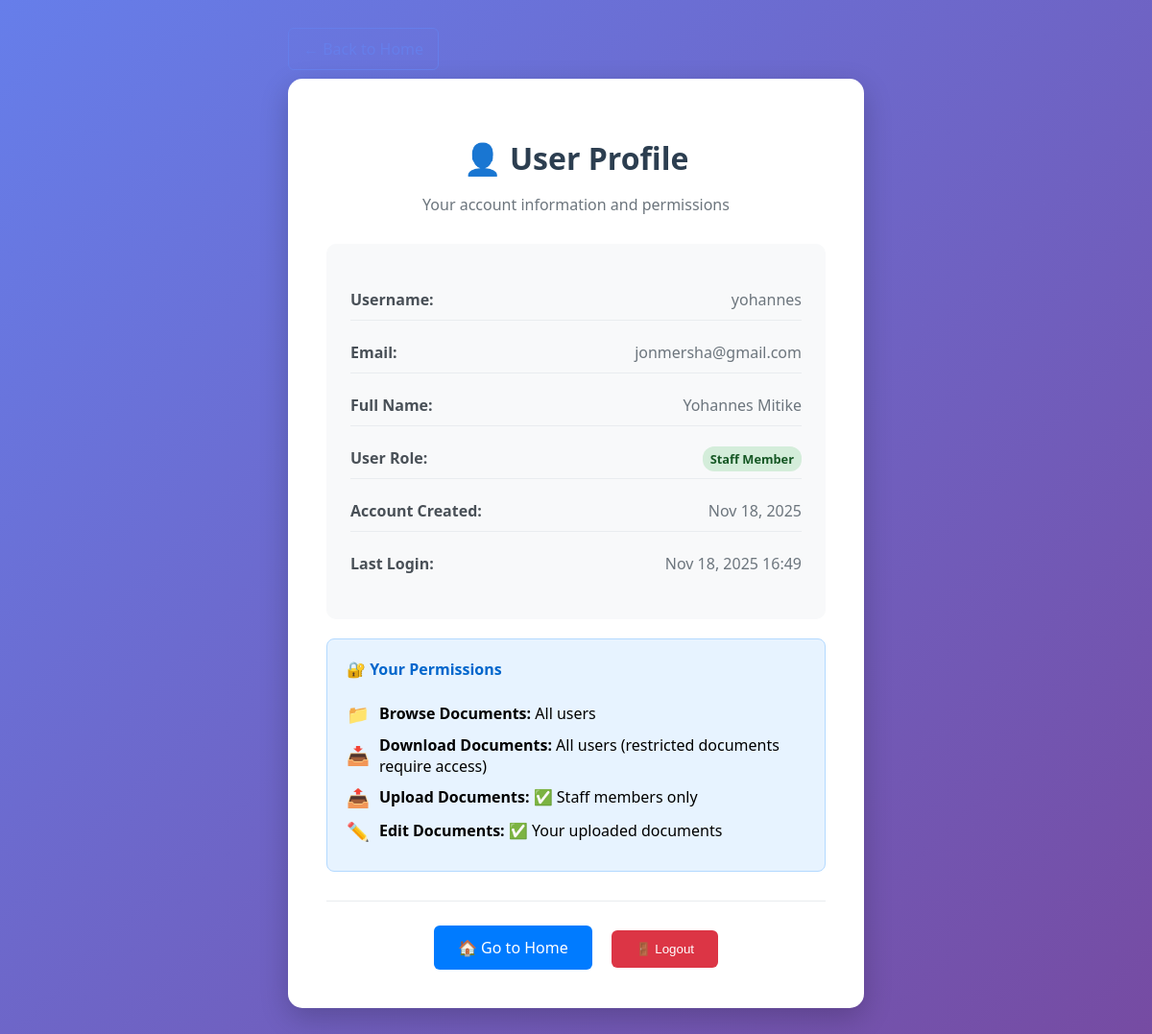
The app's page /profile/ (signed in), older data.
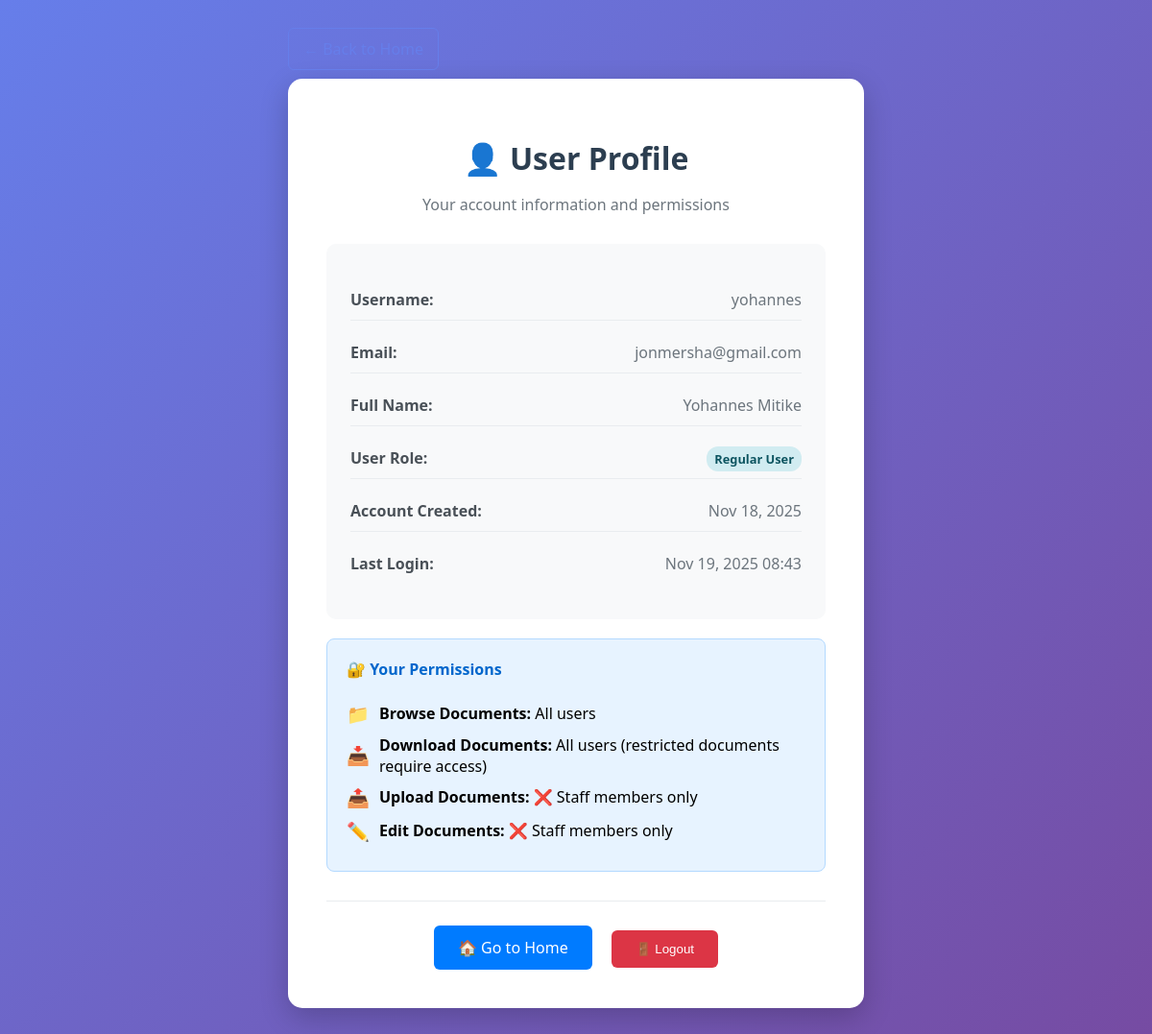
The same page, newer data.
### users/models.py (models this page shows)
class User(AbstractUser):
    email = models.EmailField(unique=True)

### dms/views.py (the view)
# urls.py: path('profile/', profile_view, name='profile'),
@login_required
def profile_view(request):
    return render(request, 'profile.html', {'user': request.user})

### templates/profile.html (shortened to what this page needs)
<!DOCTYPE html>
<html>
<head>
</head>
<body>
    <div class="container">
        <div class="back-link">
            <a href="{% url 'home' %}">← Back to Home</a>
        </div>
        <div class="profile-card">
            <div class="profile-header">
                <h1 style="color: #2c3e50; margin-bottom: 10px;">👤 User Profile</h1>
                <p style="color: #6c757d;">Your account information and permissions</p>
            </div>
            <div class="profile-info">
                <div class="info-item">
                    <span class="info-label">Username:</span>
                    <span class="info-value">{{ user.username }}</span>
                </div>
                <div class="info-item">
                    <span class="info-label">Email:</span>
                    <span class="info-value">{{ user.email }}</span>
                </div>
                <div class="info-item">
                    <span class="info-label">Full Name:</span>
                    <span class="info-value">
                        {% if user.first_name or user.last_name %}
                            {{ user.first_name }} {{ user.last_name }}
                        {% else %}
                            <span style="color: #6c757d; font-style: italic;">Not set</span>
                        {% endif %}
                    </span>
                </div>
                <div class="info-item">
                    <span class="info-label">User Role:</span>
                    <span class="info-value">
                        {% if user.is_superuser %}
                            <span class="role-badge role-superuser">Super Administrator</span>
                        {% elif user.is_staff %}
                            <span class="role-badge role-staff">Staff Member</span>
                        {% else %}
                            <span class="role-badge role-user">Regular User</span>
                        {% endif %}
                    </span>
                </div>
                <div class="info-item">
                    <span class="info-label">Account Created:</span>
                    <span class="info-value">{{ user.date_joined|date:"M d, Y" }}</span>
                </div>
                <div class="info-item">
                    <span class="info-label">Last Login:</span>
                    <span class="info-value">{{ user.last_login|date:"M d, Y H:i" }}</span>
                </div>
            </div>
            <div class="permissions">
                <h4>🔐 Your Permissions</h4>
                <div class="permission-item">
                    <span class="permission-icon">📁</span>
                    <span><strong>Browse Documents:</strong> All users</span>
                </div>
                <div class="permission-item">
                    <span class="permission-icon">📥</span>
                    <span><strong>Download Documents:</strong> All users (restricted documents require access)</span>
                </div>
                {% if user.is_staff %}
                <div class="permission-item">
                    <span class="permission-icon">📤</span>
                    <span><strong>Upload Documents:</strong> ✅ Staff members only</span>
                </div>
                <div class="permission-item">
                    <span class="permission-icon">✏️</span>
                    <span><strong>Edit Documents:</strong> ✅ Your uploaded documents</span>
                </div>
                {% else %}
                <div class="permission-item">
                    <span class="permission-icon">📤</span>
                    <span><strong>Upload Documents:</strong> ❌ Staff members only</span>
                </div>
                <div class="permission-item">
                    <span class="permission-icon">✏️</span>
                    <span><strong>Edit Documents:</strong> ❌ Staff members only</span>
                </div>
                {% endif %}
            </div>
            <div class="actions">
                <a href="{% url 'home' %}" class="btn btn-primary">🏠 Go to Home</a>
                <form action="{% url 'logout' %}" method="post" style="display: inline;">
                    <button type="submit" class="btn btn-danger">🚪 Logout</button>
                </form>
            </div>
        </div>
    </div>
</body>
</html>

### templates/profile.html (style rules this page uses)
body { font-family: 'Segoe UI', Tahoma, Geneva, Verdana, sans-serif; margin: 0; padding: 40px; background: linear-gradient(135deg, #667eea 0%, #764ba2 100%); min-height: 100vh; }
.container { max-width: 600px; margin: 0 auto; }
.profile-card { background: white; padding: 40px; border-radius: 15px; box-shadow: 0 10px 30px rgba(0,0,0,0.2); }
.back-link { margin-bottom: 20px; }
.back-link a { color: #667eea; text-decoration: none; padding: 10px 15px; border: 1px solid #667eea; border-radius: 6px; transition: all 0.3s ease; }
.profile-header { text-align: center; margin-bottom: 30px; }
.profile-info { background: #f8f9fa; padding: 25px; border-radius: 10px; margin-bottom: 20px; }
.info-item { display: flex; justify-content: space-between; margin: 12px 0; padding: 10px 0; border-bottom: 1px solid #e9ecef; }
.info-item:last-child { border-bottom: none; }
.info-label { font-weight: 600; color: #495057; }
.info-value { color: #6c757d; text-align: right; }
.role-badge { padding: 4px 8px; border-radius: 12px; font-size: 0.8em; font-weight: 600; }
.role-user { background: #d1ecf1; color: #0c5460; }
.actions { text-align: center; margin-top: 30px; padding-top: 25px; border-top: 1px solid #e9ecef; }
.btn { padding: 12px 25px; border: none; border-radius: 6px; text-decoration: none; cursor: pointer; display: inline-block; margin: 0 8px; font-weight: 500; transition: all 0.3s ease; }
.btn-primary { background: #007bff; color: white; }
.btn-danger { background: #dc3545; color: white; }
.permissions { background: #e7f3ff; border: 1px solid #b3d9ff; border-radius: 8px; padding: 20px; margin-top: 20px; }
.permissions h4 { margin-top: 0; color: #0066cc; }
.permission-item { display: flex; align-items: center; margin: 8px 0; }
.permission-icon { margin-right: 10px; font-size: 1.2em; }

Row changes from the older to the newer data that the page shows:
changed User "yohannes": is_staff True → False (drawn); last_login "Nov 18, 2025 16:49" → "Nov 19, 2025 08:43"
Text that changed along with them:
text no longer shown: "Staff Member ✅ Staff members only ✅ Your uploaded documents"
text now shown: "Regular User ❌ Staff members only ❌ Staff members only"
